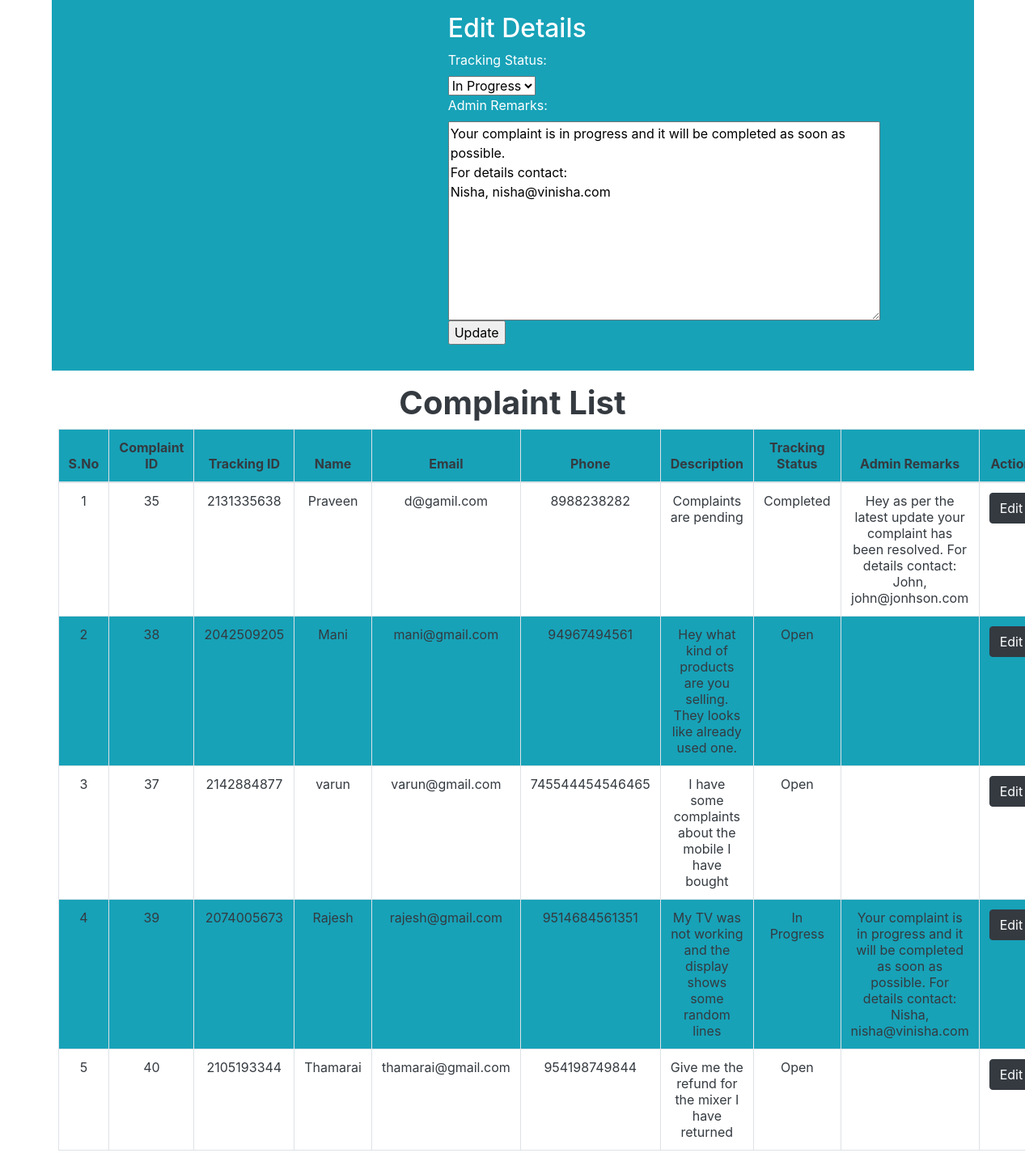
The app's page /complaint_list_form.php?complaint_id=39 with its own data.
### tables this page shows
CREATE TABLE IF NOT EXISTS `complaint_info` (
  `complaint_id` int NOT NULL AUTO_INCREMENT,
  `tracking_id` int NOT NULL,
  `name` varchar(20) NOT NULL,
  `email` varchar(25) NOT NULL,
  `phone` varchar(15) NOT NULL,
  `description` varchar(250) NOT NULL,
  `tracking_status` varchar(13) NOT NULL,
  `admin_remarks` text NOT NULL,
  `ip_address` varchar(16) NOT NULL,
  `complaint_raise_date` date NOT NULL,
  `complaint_update_date` date NOT NULL,
  PRIMARY KEY (`complaint_id`),
  UNIQUE KEY `tracking_id` (`tracking_id`)
);

### complaint_list.php (the view, shortened to what this page needs)
<head>
  <link rel="stylesheet" href="https://stackpath.bootstrapcdn.com/bootstrap/4.5.2/css/bootstrap.min.css">
 </head>
<?php
	$sql = "SELECT * FROM complaint_info";
	$result = $conn->query($sql);
	if ($result->num_rows > 0) {
	?>
		<div class="container p-2  text-dark  text-left" style="width:50% table-responsive" >
			<h1 class="text-center"><b>Complaint List</b></h1>
			<table class="table custom-table table-bordered table-striped text-center bg-info text-dark" ">
				<thead class="text-dark">
					<tr>
						<th>S.No</th>
						<th>Complaint ID</th>
						<th>Tracking ID</th>
						<th>Name</th>
						<th>Email</th>
						<th>Phone</th>
						<th>Description</th>
						<th>Tracking Status</th>
						<th>Admin Remarks</th>
						<th>Action</th>
					</tr>
				</thead>
			<?php
				$record_counter = 1;
				while ($row = $result->fetch_assoc()) { ?>
					<tr class="text-dark">
						<td align="center" ><?php echo $record_counter++ ?></td>
						<td><?php echo $row["complaint_id"] ?></td>
						<td><?php echo $row["tracking_id"] ?></td>
						<td><?php echo $row["name"] ?></td>
						<td><?php echo $row["email"] ?></td>
						<td><?php echo $row["phone"] ?></td>
						<td><?php echo $row["description"] ?></td>
						<td><?php echo $row["tracking_status"] ?></td>
						<td><?php echo $row["admin_remarks"] ?></td>
						<td>
							<a href="complaint_list_form.php?complaint_id=<?php echo $row["complaint_id"] ?>" class="btn btn-dark">Edit</a>
						</td>
					</tr>
				<?php }
			?>
		</table>
	<?php } ?>

### complaint_list_form.php (shortened to what this page needs)
<?php
	include "connection.php";
	if ($_GET){
		if ($_GET['complaint_id'] != "") {
			$sql = "SELECT * FROM complaint_info WHERE complaint_id='".$_GET['complaint_id']."'";
			$result = $conn->query($sql);
			 if ($result->num_rows > 0) {
				$row = $result->fetch_assoc();
			}
		}
		?>
	<html lang="en">
		<head>
			<link rel="stylesheet" type="text/css" href="bootstrap/css/bootstrap.min.css" />
		</head>
			<body>
				<div class="container p-3 mb-2 bg-info text-white">
					<div class="row justify-content-center">
						<div class="col-md-2" style="border:0px solid red;">
							<h2 style="border:0px solid red; width:360px">Edit Details</h2>
							<form method="post" action="complaint_list_form.php">
								<label for="trackingStatus">Tracking Status:</label>
								<select name="tracking_status">
									<?php
										if ($row['tracking_status'] != "") {
											$sql = "SELECT status_name FROM complaint_status ";
											$result = $conn->query($sql);
											 if ($result->num_rows > 0) {
												while ($statusData = $result->fetch_assoc()){
												$select = "";
												if ($statusData["status_name"] == $row["tracking_status"]){
													$select = "selected";
												}
												?>
												 <option value="<?php echo $statusData["status_name"]?>" <?php echo $select ?> >
													<?php echo $statusData["status_name"]?>
												 </option>
												<?php }
											}
										 }
									?>
								</select>
								<br>
								<label for="adminRemarks">Admin Remarks:</label>
								<textarea id="admin_remarks" rows="10" cols="50" name="admin_remarks"><?php echo $row["admin_remarks"] ?></textarea>
								<br>
								<input type="submit" class="point" value="Update">
							</form>
						</div>
					</div>
				</div>
			</body>
	</html>
		<?php
	}
	include "complaint_list.php";
?>

### complaint_list.php (style rules this page uses)
.custom-table tbody tr:nth-child(odd) { background-color: #ffffff; color: white; }

### records on screen
complaint_info: admin_remarks "Your complaint is in progress and it will be completed as soon as possible. For details contact: Nisha, nisha@vinisha.com", complaint_id "39", tracking "2074005673", name "Rajesh", email "rajesh@gmail.com", phone "9514684561351", description "My TV was not working and the display shows some random lines", tracking_status "In Progress"
complaint_info: complaint_id "35", tracking "2131335638", name "Praveen", email "d@gamil.com", phone "8988238282", description "Complaints are pending", tracking_status "Completed", admin_remarks "Hey as per the latest update your complaint has been resolved. For details contact: John, john@jonhson.com"
complaint_info: complaint_id "38", tracking "2042509205", name "Mani", email "mani@gmail.com", phone "94967494561", description "Hey what kind of products are you selling. They looks like already used one.", tracking_status "Open"
complaint_info: complaint_id "37", tracking "2142884877", name "varun", email "varun@gmail.com", phone "745544454546465", description "I have some complaints about the mobile I have bought", tracking_status "Open"
complaint_info: complaint_id "40", tracking "2105193344", name "Thamarai", email "thamarai@gmail.com", phone "954198749844", description "Give me the refund for the mixer I have returned", tracking_status "Open"

### other values on screen
form field tracking_status "In Progress"
